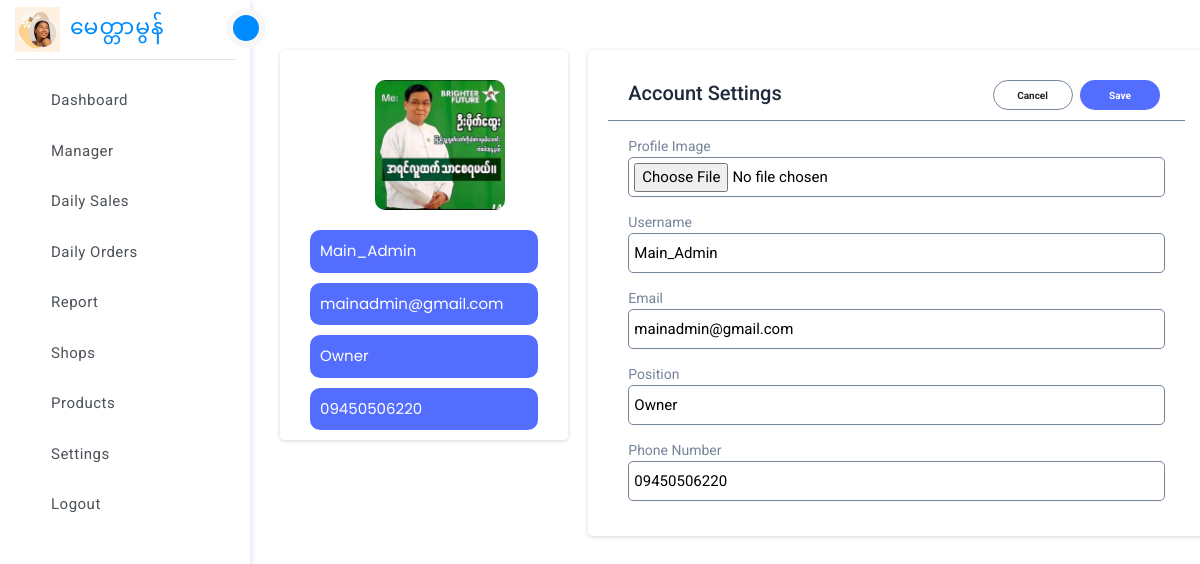
Screenshot of /dashboard/settings/ (signed in) with the database file from the repository.
### authentication/models.py (models this page shows, shortened)
class UserModel(AbstractBaseUser, PermissionsMixin):
    id = models.UUIDField(primary_key=True, default=uuid.uuid4, editable=False)
    username = models.CharField(max_length=100, null=True, blank=True)
    email = models.EmailField(max_length=254, unique=True, null=True, blank=True)
    phone = models.CharField(max_length=15, null=True, blank=True)
    profile = models.ImageField(upload_to="profile", null=True, blank=True)
    position = models.CharField(max_length=100, null=True,blank=True)
    is_staff = models.BooleanField(default=False)
    is_active = models.BooleanField(default=True)
    is_superuser = models.BooleanField(default=False)
    last_login = models.DateTimeField(null=True, blank=True)
    last_active = models.DateTimeField(null=True, blank=True, auto_now_add=True)
    created_at = models.DateTimeField(auto_now_add=True)
    updated_at = models.DateTimeField(auto_now=True)
    USERNAME_FIELD = "email"
    REQUIRED_FIELDS = ["username"]
    objects = CustomUserManager()
    class Meta:
        verbose_name = "User"
        verbose_name_plural = "Users"

### dashboard/views.py (the view)
# urls.py: path('settings/',views.Settings, name='settings'),
def Settings(request):
     return render(request,'settings.html')

### dashboard/templates/settings.html (shortened to what this page needs)
{% extends 'base.html'%}
    {% block content %}
    {% include 'siber.html'%}
    <div class="conatiners" id="top">
        <main class="content">
            <div class="set-container">
                <div class="profiles">
                    <div class="profiles-header">
                        <img src="{{user.profile.url}}" alt="" class="profile-img">
                    </div>
                    <div class="menu">
                        <a href="#" class="menu-link fs-4">{{user.username}}</a>
                        <a href="#" class="menu-link fs-4">{{user.email}}</a>
                        <a href="#" class="menu-link fs-4">{{user.position}}</a>
                        <a href="#" class="menu-link fs-4">{{user.phone}}</a>
                    </div>
                </div>
                <form action="{% url 'setting_update' user.id%}" class="accounts" method="POST" enctype="multipart/form-data">
                    <div class="account-header">
                        <h1 class="account-title">Account Settings</h1>
                        <div class="btn-container">
                            <button class="btn-cancel"> <a href="/"></a>Cancel</button>
                            <button type="submit" class="btn-save">Save</button>
                        </div>
                    </div>
                    <div class="account-edit">
                        <div class="input-conatiner">
                            <label for="">Profile Image</label>
                            <input type="file" name="profile" class="fs-4" id="" placeholder="Image" value="">
                        </div>
                    </div>
                    <div class="account-edit">
                        <div class="input-conatiner">
                            <label for="">Username</label>
                            <input type="text" name="username" class="fs-4" id="username" placeholder="Enter Username"
                                value="{{user.username}}" >
                        </div>
                    </div>
                    <div class="account-edit">
                        <div class="input-conatiner">
                            <label for="">Email</label>
                            <input type="email"  name="email" class="fs-4" id="email" placeholder="Enter Email"
                                value="{{user.email}}" >
                        </div>
                    </div>
                      <div class="account-edit">
                        <div class="input-conatiner">
                            <label for="">Position</label>
                            <input type="text" name="position" class="fs-4" id="" placeholder="Enter Position"
                                value="{{user.position}}" >
                        </div>
                    </div>
                    <div class="account-edit">
                        <div class="input-conatiner">
                            <label for="">Phone Number</label>
                            <input type="text" class="fs-4" name="phone" id="" placeholder="Enter Phone"
                                value="{{user.phone}}" >
                        </div>
                    </div>
                </form>
            </div>
    </div>
    {% endblock %}

### static/css/style.css (style rules this page uses)
* { margin: 0; padding: 0; box-sizing: border-box; text-decoration: none; list-style: none; font-family: "Roboto", sans-serif; }
:root { --blue: #008cff; --white: #ffffff; --LightGray: #f7f7f7; --text-color: #4c5258; --border-c: #e4e4e4; --small-b: .5rem; --big-b: 2rem; --fs13: 1.3rem; --fs-15: 1.5rem; --fs-16: 1.6rem; --fs-20: 2rem; --fs-30: 3rem; }
html { font-size: 62.5%; scroll-behavior: smooth; }
body { position: relative; color: var(--text-color); background-color: var(--LightGray); }
h1, h2, h3, h4, h5, h6 { line-height: 1.2; font-weight: 500; }
.content { width: 80%; padding-right: 1.5rem; padding-left: 1.5rem; }
@media (min-width:992px) { .content { margin-left: 27rem; padding-left: 0; } }

### templates/siber.html (style rules this page uses)
a { text-decoration: none; }

### dashboard/templates/settings.html (style rules this page uses)
.set-container { display: flex; margin: 50px 10px; }
.profiles { flex: 1; margin-right: 10px; background: var(--W); box-shadow: rgba(0, 0, 0, 0.16) 0px 1px 4px; height: max-content; border-radius: .5rem; }
.profiles-header { display: flex; margin-left: 85px; margin-top: 20px; }
.profile-img { width: 130px; height: 130px; border-radius: 10px; margin: 10px; }
.menu { margin: 0 20px; }
.menu-link { display: block; color: #768499; font-family: "Poppins", sans-serif; padding: 10px; margin: 10px; border-radius: 10px; }
.menu-link { color: #fff; background-color: #536dfe; }
.accounts { flex: 2; margin-left: 10px; box-shadow: rgba(0, 0, 0, 0.16) 0px 1px 4px; ; background: #fff; border-radius: 5px; height: max-content; padding: 20px; }
.account-header { display: flex; justify-content: space-between; align-items: center; padding: 10px; border-bottom: 1px solid #768499; }
.account-title { font-size: 20px; color: #1e293b; font-weight: 500; margin-left: 10px; }
.btn-container { margin-right: 10px; }
.btn-cancel { width: 8rem; height: 3rem; cursor: pointer; border: 1px solid #768499; border-radius: 2rem; color: var(--b); font-weight: bold; margin-right: 5px; background: #fff; transition-duration: .3s; box-shadow: rgba(0, 0, 0, 0.1); }
.btn-save { width: 8rem; height: 3rem; cursor: pointer; border: 1px solid #458ff6; border-radius: 2rem; color: #fff; border: none; outline: none; font-weight: bold; margin-right: 5px; background: #536dfe; transition-duration: .3s; box-shadow: rgba(0, 0, 0, 0.1); }
.account-edit { display: flex; justify-content: space-between; margin: 15px 0; }
.input-conatiner { width: 100%; display: flex; flex-direction: column; margin: 0 20px; }
.input-conatiner label { color: #768499; font-size: 14px; }
.input-conatiner input { height: 40px; border: 1.5px solid #768499; border-radius: 5px; padding: 5px; color: #000; }

### rows the page displays
UserModel: profile (picture), username "Main_Admin", email "mainadmin@gmail.com", position "Owner", phone "09450506220"
